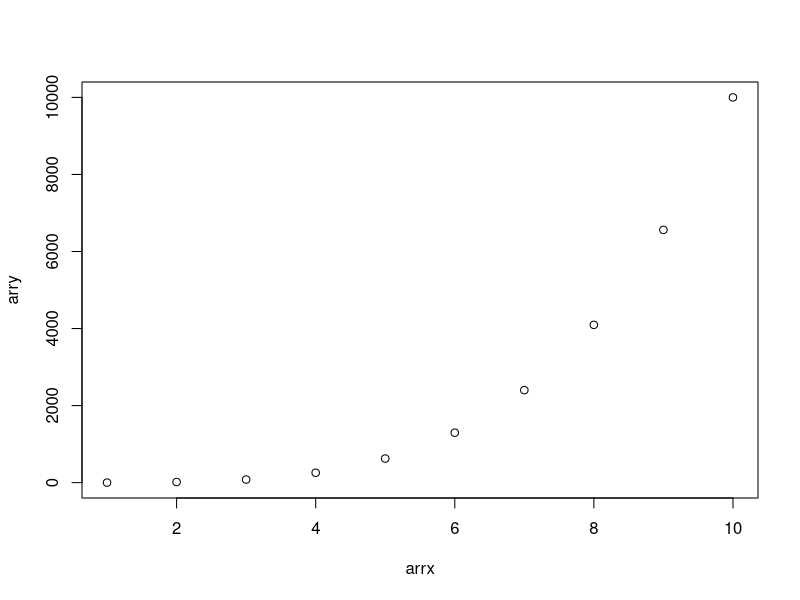
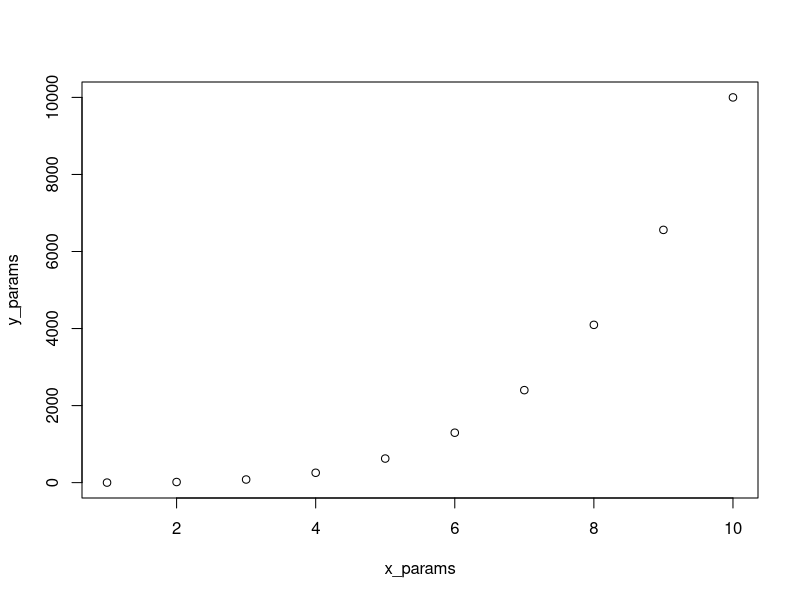

Source code (R) for these figures, in order:
plotgraph = function(x_params , y_params) { 
	plot(x= x_params , y=y_params)
}

#########################################################

sample = c(1,2,3,4)
sample1 = c(5,6,7,8)

mean(sample)
mean(sample1)


#########################################################


arrx  = rep(0,10)
arry = rep(0,10)

for ( i in 1:10 ) {
	arry[i] = i*i*i*i
	arrx[i] = i
	print(arrx[i])
	print(arry[i])
}

plot(x=arrx,y=arry)

plotgraph(arrx,arry) 

#########################################################

n = c(1,2,3,4)
n = c(n,5)
n

boolvalues = c(T,F,T,T,F)
n[boolvalues]

n[10]   #Out of range

#########################################################

names(n) = c("ONE","TWO","THREE","FOUR","FIVE")
n

name = c("ONE","TWO","THREE","FOUR","FIVE")

n[name]

#########################################################
women
#MATRIX